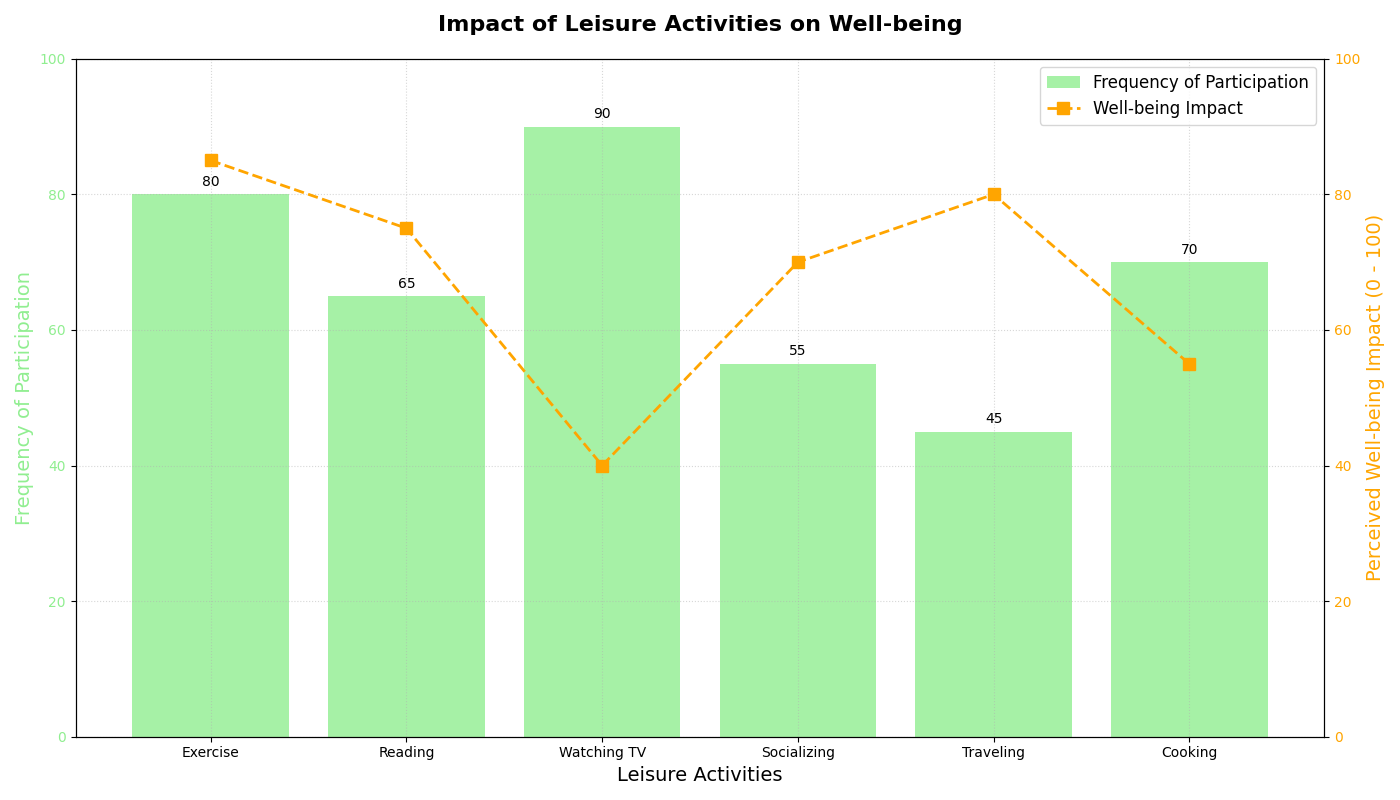

Generate this figure with Python:
import matplotlib.pyplot as plt
import numpy as np

# Define the leisure activities and their frequencies
activities = ["Exercise", "Reading", "Watching TV", "Socializing", "Traveling", "Cooking"]
frequencies = np.array([80, 65, 90, 55, 45, 70])  # Number of participants engaging in these activities

# Perceived impact on mental well-being (scale: 0 - 100)
well_being_impact = np.array([85, 75, 40, 70, 80, 55])

# Create the figure and a main axis
fig, ax1 = plt.subplots(figsize=(14, 8))

# Bar chart for activity frequencies
bars = ax1.bar(activities, frequencies, color='lightgreen', alpha=0.8, label='Frequency of Participation')

for bar in bars:
    height = bar.get_height()
    ax1.annotate(f'{height}',
                 xy=(bar.get_x() + bar.get_width() / 2, height), 
                 xytext=(0, 4),
                 textcoords="offset points",
                 ha='center', va='bottom')

# Setting the title and labels for the primary y-axis
ax1.set_title('Impact of Leisure Activities on Well-being', fontsize=16, weight='bold', pad=20)
ax1.set_xlabel('Leisure Activities', fontsize=14)
ax1.set_ylabel('Frequency of Participation', fontsize=14, color='lightgreen')
ax1.set_ylim(0, 100)
ax1.yaxis.label.set_color('lightgreen')
ax1.tick_params(axis='y', labelcolor='lightgreen')
ax1.grid(True, linestyle=':', alpha=0.5)

# Create a twin y-axis to show well-being impact scores
ax2 = ax1.twinx()
ax2.plot(activities, well_being_impact, color='orange', marker='s', linestyle='--', linewidth=2, markersize=8, label='Well-being Impact')
ax2.set_ylabel('Perceived Well-being Impact (0 - 100)', fontsize=14, color='orange')
ax2.set_ylim(0, 100)
ax2.yaxis.label.set_color('orange')
ax2.tick_params(axis='y', labelcolor='orange')

# Add legends
lines_1, labels_1 = ax1.get_legend_handles_labels()
lines_2, labels_2 = ax2.get_legend_handles_labels()
ax2.legend(lines_1 + lines_2, labels_1 + labels_2, loc='upper right', fontsize=12)

# Adjust layout
fig.tight_layout()
plt.show()
